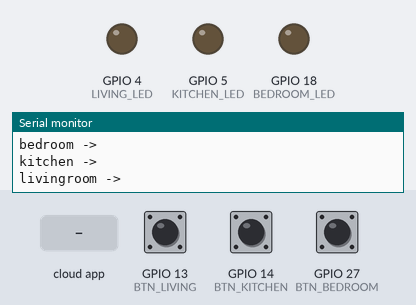
A sketch run on a simulated ESP32. Shown: output pins drawn as LEDs (lit = HIGH), the last lines printed to the serial monitor. The inputs (shaded band) are chosen by the test bench; at power-on: GPIO 13 (BTN_LIVING) HIGH, GPIO 14 (BTN_KITCHEN) HIGH, GPIO 27 (BTN_BEDROOM) HIGH. WiFi joins after 1.5 s; servers stay silent unless stated; the Firebase database answers and starts empty.

Above: at 2.7 s.
2.8 s: the phone or cloud app sets status to ON
At 4.9 s:
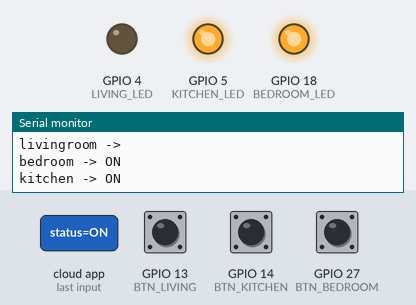
5.2 s: GPIO 13 (BTN_LIVING) pulled LOW for 1 s
At 7.5 s:
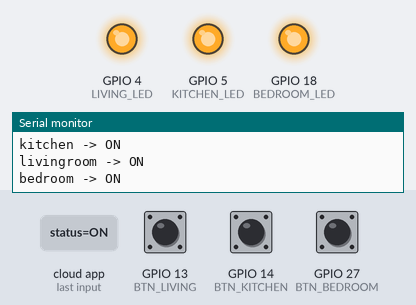
7.8 s: GPIO 14 (BTN_KITCHEN) pulled LOW for 1 s
At 9.8 s:
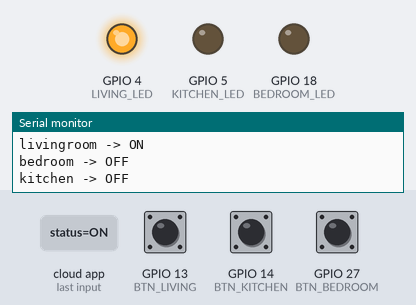
10.7 s: GPIO 27 (BTN_BEDROOM) pulled LOW for 1 s
At 12.07 s:
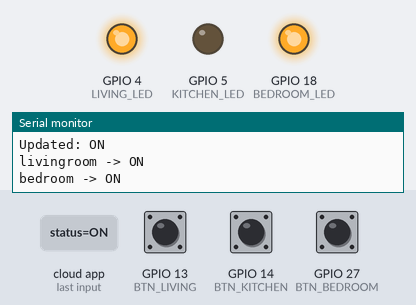
13.6 s: GPIO 27 (BTN_BEDROOM) pulled LOW for 3.2 s
At 17.17 s:
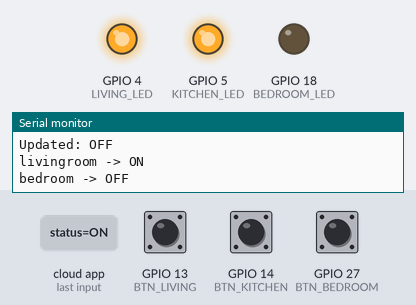
18.7 s: the phone or cloud app sets status to livingroom
At 19.6 s:
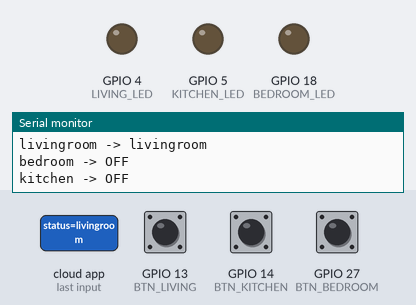
Timing chart, 0 to 21.7 s (numbered marks = the images above; inputs shaded):
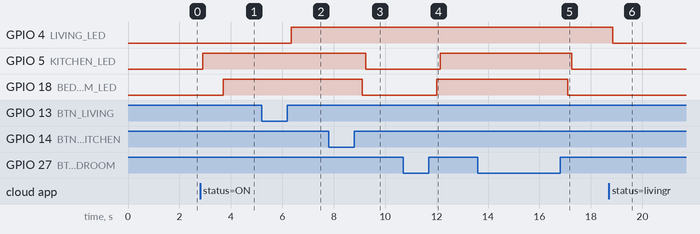

Measured:
- after the input at 2.8 s, GPIO 5 (KITCHEN_LED): LOW → HIGH after 0.10 s; GPIO 18 (BEDROOM_LED): LOW → HIGH after 0.91 s
- after the input at 5.2 s, GPIO 4 (LIVING_LED): LOW → HIGH after 1.2 s
- after the input at 7.8 s, GPIO 5 (KITCHEN_LED): HIGH → LOW after 1.5 s; GPIO 18 (BEDROOM_LED): HIGH → LOW after 1.3 s
- after the input at 10.7 s, GPIO 5 (KITCHEN_LED): LOW → HIGH after 1.5 s; GPIO 18 (BEDROOM_LED): LOW → HIGH after 1.3 s
- after the input at 13.6 s, GPIO 5 (KITCHEN_LED): HIGH → LOW after 3.7 s; GPIO 18 (BEDROOM_LED): HIGH → LOW after 3.5 s
- after the input at 18.7 s, GPIO 4 (LIVING_LED): HIGH → LOW after 0.15 s

The sketch:

Lamp.ino
```cpp
#include <WiFi.h>
#include <Firebase_ESP_Client.h>

// ================= WIFI =================
const char* ssid = "Tầng 3";
const char* password = "88888888";

// ================= FIREBASE =================
#define API_KEY "AIzaSyBGLN7JVyZU8T_DRnqIP1BUE4b1p3-dv3M"

#define DATABASE_URL "https://esp32-c9b75-default-rtdb.asia-southeast1.firebasedatabase.app/"

FirebaseData fbdo;
FirebaseAuth auth;
FirebaseConfig config;

// ================= LED =================
#define LIVING_LED   4
#define KITCHEN_LED  5
#define BEDROOM_LED  18

// ================= BUTTON =================
#define BTN_LIVING   13
#define BTN_KITCHEN  14
#define BTN_BEDROOM  27

// ================= STATE =================
bool livingState = false;
bool kitchenState = false;
bool bedroomState = false;

// ================= FIREBASE DEVICE ID =================
// COPY đúng ID trong Firebase của bạn

String livingID  = "-OrOZoB0pgLW-n9wekiL";
String bedroomID = "-OrO_6DF0E5liW15kwjs";


String kitchenID = "-OrO_6DF0E5liW15kwjs";

// ================= WIFI =================
void setup_wifi() {

  Serial.begin(115200);

  WiFi.begin(ssid, password);

  Serial.print("Connecting WiFi");

  while (WiFi.status() != WL_CONNECTED) {

    delay(500);
    Serial.print(".");
  }

  Serial.println();
  Serial.println("WiFi Connected!");
  Serial.println(WiFi.localIP());
}

// ================= FIREBASE =================
void setupFirebase() {

  config.api_key = API_KEY;
  config.database_url = DATABASE_URL;

  // anonymous auth
  if (Firebase.signUp(&config, &auth, "", "")) {

    Serial.println("Firebase SignUp OK");

  } else {

    Serial.println(config.signer.signupError.message.c_str());
  }

  Firebase.begin(&config, &auth);
  Firebase.reconnectWiFi(true);

  Serial.println("Firebase Connected!");
}

// ================= HANDLE DEVICE =================
void handleDevice(
  String room,
  String status
) {

  int pin = -1;

  if (room == "livingroom") {

    pin = LIVING_LED;
    livingState = (status == "ON");
  }

  else if (room == "kitchen") {

    pin = KITCHEN_LED;
    kitchenState = (status == "ON");
  }

  else if (room == "bedroom") {

    pin = BEDROOM_LED;
    bedroomState = (status == "ON");
  }

  if (pin == -1) return;

  digitalWrite(
    pin,
    status == "ON" ? HIGH : LOW
  );

  Serial.println(
    room + " -> " + status
  );
}

// ================= UPDATE FIREBASE =================
void updateStatus(
  String deviceID,
  String status
) {

  String path =
    "/devices/" +
    deviceID +
    "/status";

  if (Firebase.RTDB.setString(
        &fbdo,
        path,
        status
      )) {

    Serial.println("Updated: " + status);

  } else {

    Serial.println("Update Failed");
    Serial.println(fbdo.errorReason());
  }
}

// ================= BUTTON =================
void handleButton() {

  // ===== LIVING =====
  if (digitalRead(BTN_LIVING) == LOW) {

    delay(200);

    if (digitalRead(BTN_LIVING) == LOW) {

      livingState = !livingState;

      updateStatus(
        livingID,
        livingState ? "ON" : "OFF"
      );

      while (digitalRead(BTN_LIVING) == LOW);
    }
  }

  // ===== KITCHEN =====
  if (digitalRead(BTN_KITCHEN) == LOW) {

    delay(200);

    if (digitalRead(BTN_KITCHEN) == LOW) {

      kitchenState = !kitchenState;

      updateStatus(
        kitchenID,
        kitchenState ? "ON" : "OFF"
      );

      while (digitalRead(BTN_KITCHEN) == LOW);
    }
  }

  // ===== BEDROOM =====
  if (digitalRead(BTN_BEDROOM) == LOW) {

    delay(200);

    if (digitalRead(BTN_BEDROOM) == LOW) {

      bedroomState = !bedroomState;

      updateStatus(
        bedroomID,
        bedroomState ? "ON" : "OFF"
      );

      while (digitalRead(BTN_BEDROOM) == LOW);
    }
  }
}

// ================= READ FIREBASE =================
void readDevices() {

  if (!Firebase.ready()) return;

  // ===== LIVING ROOM =====
  if (Firebase.RTDB.getString(
        &fbdo,
        "/devices/" + livingID + "/status"
      )) {

    String status = fbdo.stringData();

    handleDevice(
      "livingroom",
      status
    );
  }

  // ===== BEDROOM =====
  if (Firebase.RTDB.getString(
        &fbdo,
        "/devices/" + bedroomID + "/status"
      )) {

    String status = fbdo.stringData();

    handleDevice(
      "bedroom",
      status
    );
  }

  // ===== KITCHEN =====
  if (Firebase.RTDB.getString(
        &fbdo,
        "/devices/" + kitchenID + "/status"
      )) {

    String status = fbdo.stringData();

    handleDevice(
      "kitchen",
      status
    );
  }
}

// ================= SETUP =================
void setup() {

  // LED
  pinMode(LIVING_LED, OUTPUT);
  pinMode(KITCHEN_LED, OUTPUT);
  pinMode(BEDROOM_LED, OUTPUT);

  // BUTTON
  pinMode(BTN_LIVING, INPUT_PULLUP);
  pinMode(BTN_KITCHEN, INPUT_PULLUP);
  pinMode(BTN_BEDROOM, INPUT_PULLUP);

  // wifi
  setup_wifi();

  // firebase
  setupFirebase();
}

// ================= LOOP =================
void loop() {

  // button
  handleButton();

  // firebase
  readDevices();

  delay(500);
}
```
